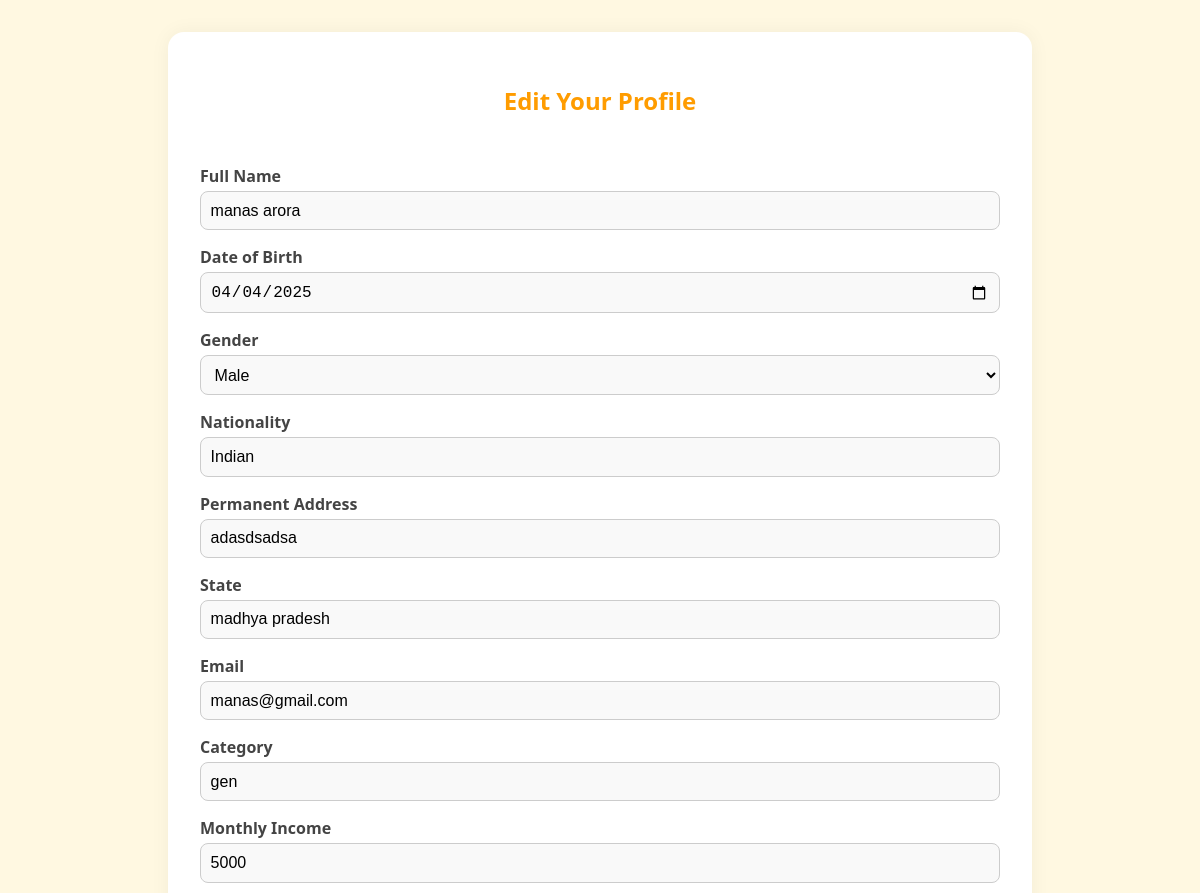
The app's page /editprofile (signed in, upper part), older data.
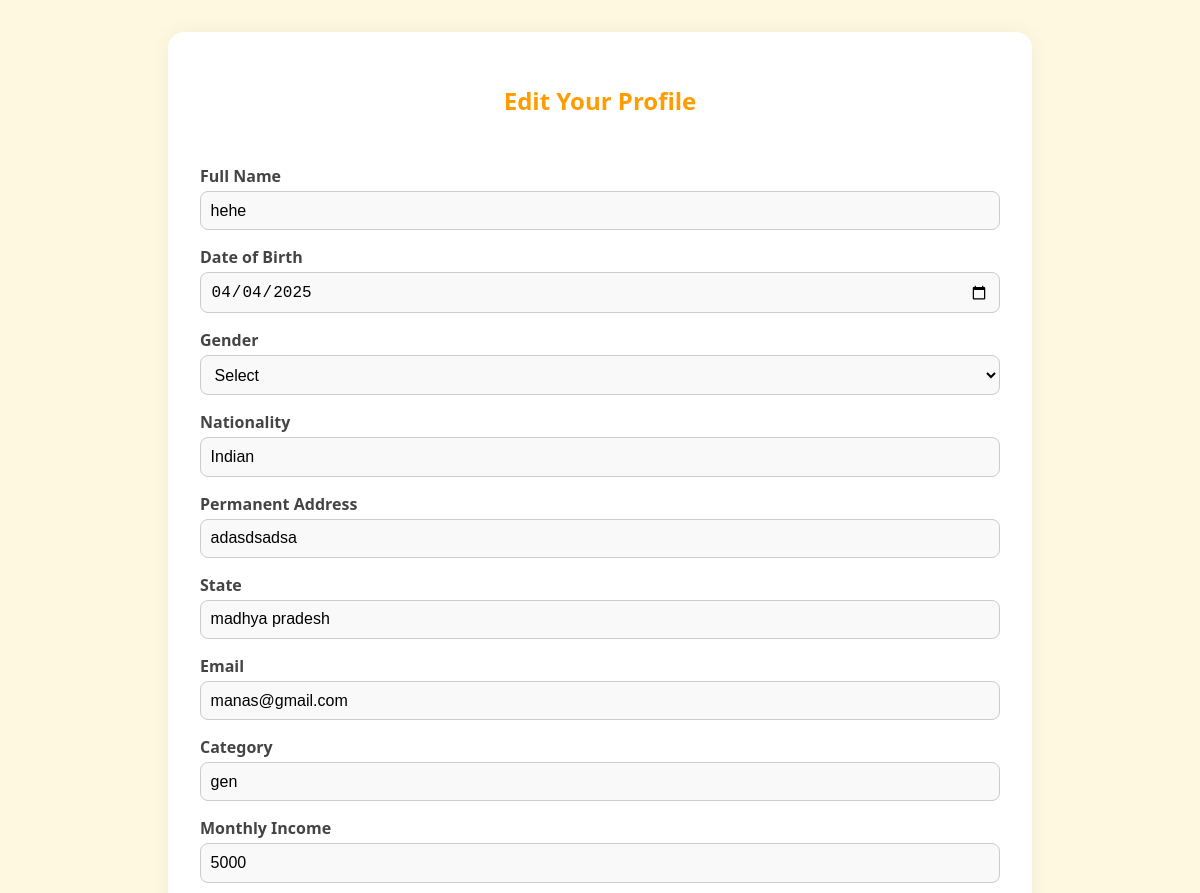
The same page, newer data.
### main.py (models this page shows)
class UserProfile(db.Model):
    id = db.Column(db.Integer, primary_key=True)
    user_id = db.Column(db.Integer, db.ForeignKey('user.id'), nullable=False)
    full_name = db.Column(db.String(100))
    dob = db.Column(db.String(20))
    gender = db.Column(db.String(10))
    nationality = db.Column(db.String(50))
    address = db.Column(db.String(200))
    state = db.Column(db.String(50))
    email = db.Column(db.String(100))
    category = db.Column(db.String(20))
    income = db.Column(db.String(20))
    parent_occupation = db.Column(db.String(100))
    disability = db.Column(db.String(100))
    contact = db.Column(db.String(15))
    education_level = db.Column(db.String(100))
    institution = db.Column(db.String(100))
    board = db.Column(db.String(100))
    passing_year = db.Column(db.String(10))
    score_10 = db.Column(db.String(10))
    score_12 = db.Column(db.String(10))
    score_ug = db.Column(db.String(10))
    score_pg = db.Column(db.String(10))
    current_cgpa = db.Column(db.String(10))
    user = db.relationship("User", backref="profile")

### main.py (the view, shortened to what this page needs)
@app.route('/editprofile', methods=['GET', 'POST'])
def edit_profile():
    if "username" not in session:
        return redirect(url_for('login'))
    user = User.query.filter_by(username=session['username']).first()
    profile = UserProfile.query.filter_by(user_id=user.id).first()
    return render_template('editprofile.html', profile=profile)

### templates/editprofile.html (shortened to what this page needs)
{% extends "base.html" %}
{% block body %}
<link rel="stylesheet" href="/static/editprofile.css">
<div class="edit-container">
  <h2>Edit Your Profile</h2>
  <form method="POST">
    <label>Full Name</label>
    <input type="text" name="full_name" value="{{ profile.full_name or '' }}">
    <label>Date of Birth</label>
    <input type="date" name="dob" value="{{ profile.dob or '' }}">
    <label>Gender</label>
    <select name="gender">
      <option value="">Select</option>
      <option value="male" {% if profile.gender == 'male' %}selected{% endif %}>Male</option>
    </select>
    <label>Nationality</label>
    <input type="text" name="nationality" value="{{ profile.nationality or '' }}">
    <label>Permanent Address</label>
    <input type="text" name="address" value="{{ profile.address or '' }}">
    <label>State</label>
    <input type="text" name="state" value="{{ profile.state or '' }}">
    <label>Email</label>
    <input type="email" name="email" value="{{ profile.email or '' }}">
    <label>Category</label>
    <input type="text" name="category" value="{{ profile.category or '' }}">
    <label>Monthly Income</label>
    <input type="text" name="income" value="{{ profile.income or '' }}">
  </form>
</div>
{% endblock %}

Row changes from the older to the newer data that the page shows:
changed UserProfile "Indian": full_name "manas arora" → "hehe"; gender "Male" → (not shown)
Text that changed along with them:
form field gender: (not shown) → "Select"
